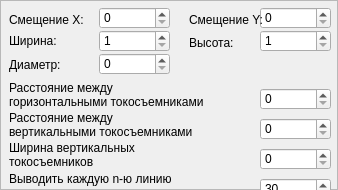
          <widget class="QWidget" name="scrollAreaWidgetContents_3">
           <property name="geometry">
            <rect>
             <x>0</x>
             <y>0</y>
             <width>338</width>
             <height>190</height>
            </rect>
           </property>
           <layout class="QVBoxLayout" name="verticalLayout_6">
            <property name="margin">
             <number>0</number>
            </property>
            <item>
             <widget class="QFrame" name="frameMask">
              <property name="minimumSize">
               <size>
                <width>0</width>
                <height>190</height>
               </size>
              </property>
              <property name="frameShape">
               <enum>QFrame::StyledPanel</enum>
              </property>
              <property name="frameShadow">
               <enum>QFrame::Raised</enum>
              </property>
              <widget class="QLabel" name="label_6">
               <property name="geometry">
                <rect>
                 <x>9</x>
                 <y>139</y>
                 <width>151</width>
                 <height>31</height>
                </rect>
               </property>
               <property name="text">
                <string>Ширина вертикальных
токосъемников</string>
               </property>
              </widget>
              <widget class="QSpinBox" name="spinHorLinesDistance">
               <property name="geometry">
                <rect>
                 <x>260</x>
                 <y>88</y>
                 <width>71</width>
                 <height>22</height>
                </rect>
               </property>
               <property name="maximum">
                <number>9999999</number>
               </property>
               <property name="singleStep">
                <number>100</number>
               </property>
              </widget>
              <widget class="QLabel" name="label_7">
               <property name="geometry">
                <rect>
                 <x>9</x>
                 <y>12</y>
                 <width>81</width>
                 <height>16</height>
                </rect>
               </property>
               <property name="text">
                <string>Смещение X:</string>
               </property>
              </widget>
              <widget class="QSpinBox" name="spinVertLinesDistance">
               <property name="geometry">
                <rect>
                 <x>260</x>
                 <y>118</y>
                 <width>71</width>
                 <height>22</height>
                </rect>
               </property>
               <property name="maximum">
                <number>9999999</number>
               </property>
               <property name="singleStep">
                <number>100</number>
               </property>
              </widget>
              <widget class="QSpinBox" name="spinMaskOffsetY">
               <property name="geometry">
                <rect>
                 <x>260</x>
                 <y>7</y>
                 <width>71</width>
                 <height>22</height>
                </rect>
               </property>
               <property name="maximum">
                <number>9999999</number>
               </property>
               <property name="singleStep">
                <number>500</number>
               </property>
              </widget>
              <widget class="QSpinBox" name="spinWidth">
               <property name="geometry">
                <rect>
                 <x>99</x>
                 <y>30</y>
                 <width>71</width>
                 <height>22</height>
                </rect>
               </property>
               <property name="minimum">
                <number>1</number>
               </property>
               <property name="maximum">
                <number>9999999</number>
               </property>
               <property name="singleStep">
                <number>100</number>
               </property>
              </widget>
              <widget class="QSpinBox" name="spinVertLinesWidth">
               <property name="geometry">
                <rect>
                 <x>260</x>
                 <y>148</y>
                 <width>71</width>
                 <height>22</height>
                </rect>
               </property>
               <property name="maximum">
                <number>9999999</number>
               </property>
               <property name="singleStep">
                <number>100</number>
               </property>
              </widget>
              <widget class="QLabel" name="label_8">
               <property name="geometry">
                <rect>
                 <x>9</x>
                 <y>79</y>
                 <width>211</width>
                 <height>31</height>
                </rect>
               </property>
               <property name="text">
                <string>Расстояние между
горизонтальными токосъемниками</string>
               </property>
              </widget>
              <widget class="QLabel" name="label_9">
               <property name="geometry">
                <rect>
                 <x>189</x>
                 <y>12</y>
                 <width>81</width>
                 <height>16</height>
                </rect>
               </property>
               <property name="text">
                <string>Смещение Y:</string>
               </property>
              </widget>
              <widget class="QLabel" name="label_10">
               <property name="geometry">
                <rect>
                 <x>189</x>
                 <y>33</y>
                 <width>51</width>
                 <height>20</height>
                </rect>
               </property>
               <property name="text">
                <string>Высота:</string>
               </property>
              </widget>
              <widget class="QLabel" name="label_12">
               <property name="geometry">
                <rect>
                 <x>9</x>
                 <y>57</y>
                 <width>61</width>
                 <height>16</height>
                </rect>
               </property>
               <property name="text">
                <string>Диаметр:</string>
               </property>
              </widget>
              <widget class="QSpinBox" name="spinHeight">
               <property name="geometry">
                <rect>
                 <x>260</x>
                 <y>30</y>
                 <width>71</width>
                 <height>22</height>
                </rect>
               </property>
               <property name="minimum">
                <number>1</number>
               </property>
               <property name="maximum">
                <number>9999999</number>
               </property>
               <property name="singleStep">
                <number>100</number>
               </property>
              </widget>
              <widget class="QSpinBox" name="spinVertLinesDrawEveryLine">
               <property name="geometry">
                <rect>
                 <x>260</x>
                 <y>178</y>
                 <width>71</width>
                 <height>22</height>
                </rect>
               </property>
               <property name="minimum">
                <number>1</number>
               </property>
               <property name="maximum">
                <number>99999</number>
               </property>
               <property name="value">
                <number>30</number>
               </property>
              </widget>
              <widget class="QLabel" name="label_13">
               <property name="geometry">
                <rect>
                 <x>9</x>
                 <y>109</y>
                 <width>211</width>
                 <height>31</height>
                </rect>
               </property>
               <property name="text">
                <string>Расстояние между
вертикальными токосъемниками</string>
               </property>
              </widget>
              <widget class="QLabel" name="label">
               <property name="geometry">
                <rect>
                 <x>9</x>
                 <y>33</y>
                 <width>53</width>
                 <height>16</height>
                </rect>
               </property>
               <property name="text">
                <string>Ширина:</string>
               </property>
              </widget>
              <widget class="QSpinBox" name="spinDiameter">
               <property name="geometry">
                <rect>
                 <x>99</x>
                 <y>53</y>
                 <width>71</width>
                 <height>22</height>
                </rect>
               </property>
               <property name="maximum">
                <number>9999999</number>
               </property>
               <property name="singleStep">
                <number>100</number>
               </property>
               <property name="value">
                <number>0</number>
               </property>
              </widget>
              <widget class="QLabel" name="label_14">
               <property name="geometry">
                <rect>
                 <x>9</x>
                 <y>165</y>
                 <width>261</width>
                 <height>41</height>
                </rect>
               </property>
               <property name="text">
                <string>Выводить каждую n-ю линию
при заливке вертикальных токосъемников:</string>
               </property>
              </widget>
              <widget class="QSpinBox" name="spinMaskOffsetX">
               <property name="geometry">
                <rect>
                 <x>99</x>
                 <y>7</y>
                 <width>71</width>
                 <height>22</height>
                </rect>
               </property>
               <property name="maximum">
                <number>9999999</number>
               </property>
               <property name="singleStep">
                <number>500</number>
               </property>
              </widget>
             </widget>
            </item>
           </layout>
          </widget>
